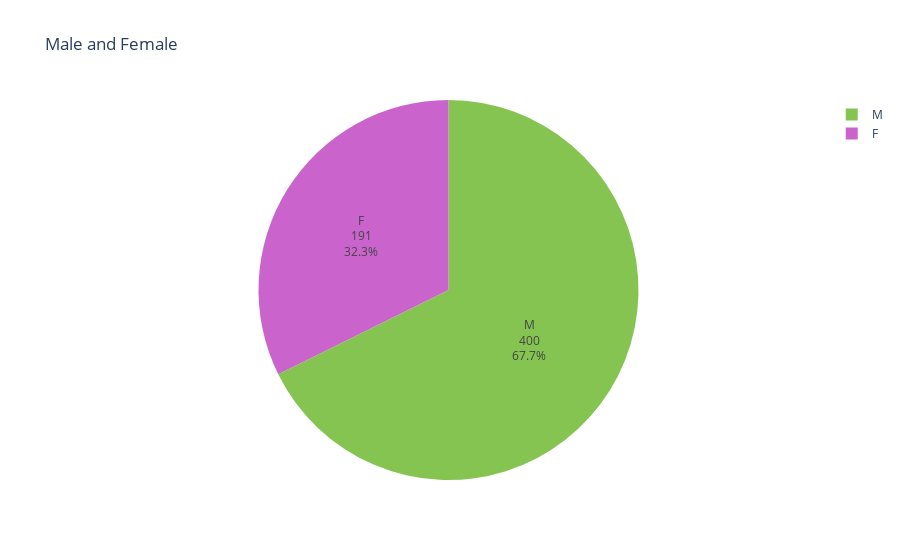

Notebook cell for this chart:
### Code cell
'''
pdata = pd.read_csv('../input/covid19-corona-virus-india-dataset/patients_data.csv')
pdata['p_id'] = pdata['patient_number'].apply(lambda x : 'P'+str(x))
pdata['nationality'] = pdata['nationality'].replace('Indian', 'India')
fig = px.pie(pdata['gender'].dropna(), 'gender', color_discrete_sequence = ['#85c451','#ca64cc'], 
             title='Male and Female')
fig.data[0].textinfo = 'label+text+value+percent'
fig.show('
'''

### Figure 1 — Plotly figure (JSON) as saved in the notebook; plotly's stock layout.template omitted (floating-point values rounded to 4 significant figures; data arrays with more than 128 entries replaced by an {"elided": "..."} marker saying what was removed)
{"data": [{"domain": {"x": [0, 1], "y": [0, 1]}, "hoverlabel": {"namelength": 0}, "hovertemplate": "gender=%{label}", "labels": {"elided": "591 str values"}, "legendgroup": "", "name": "", "showlegend": true, "textinfo": "label+text+value+percent", "type": "pie"}], "layout": {"legend": {"tracegroupgap": 0}, "piecolorway": ["#85c451", "#ca64cc"], "title": {"text": "Male and Female"}}}
